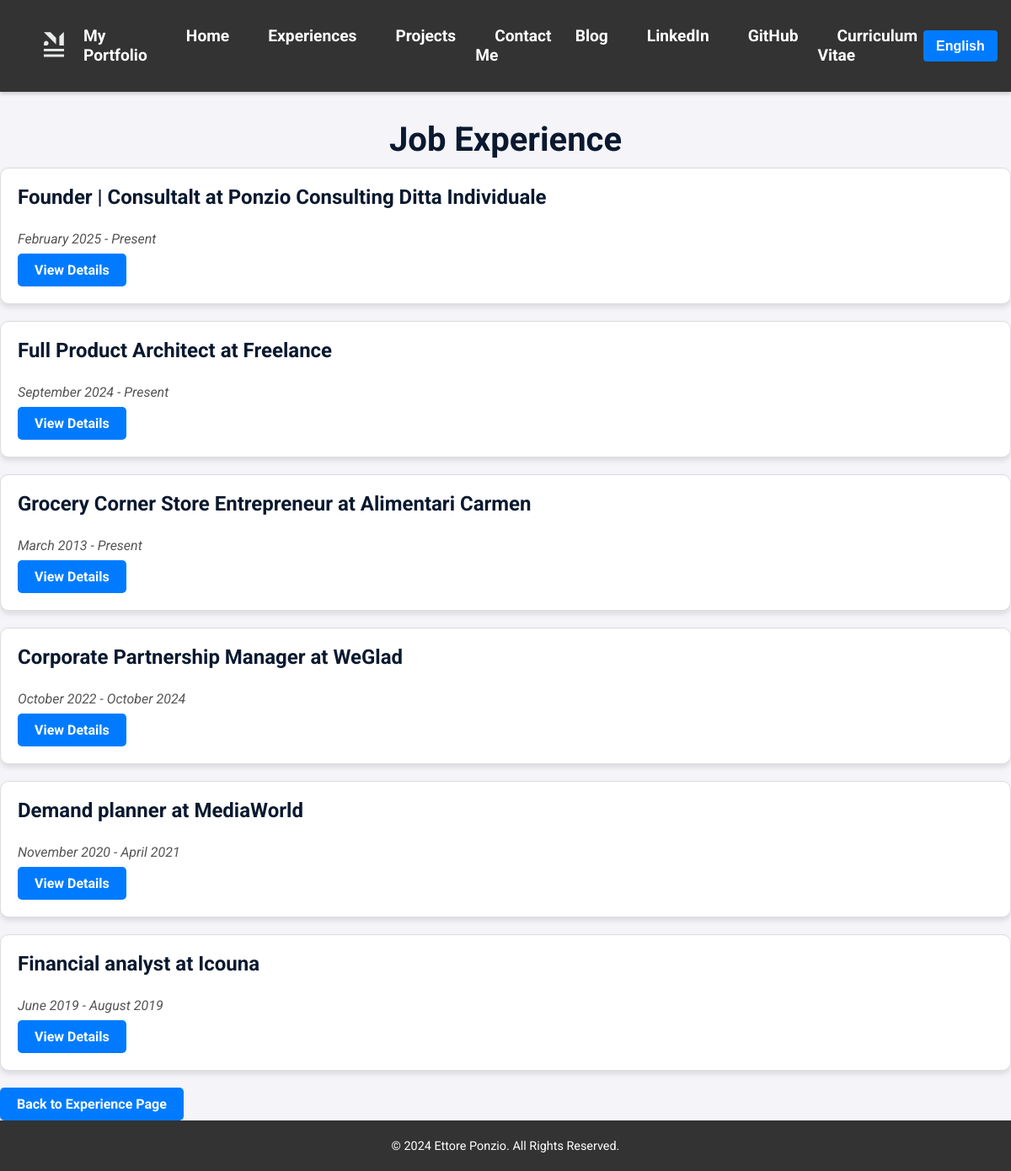
The page /en/job-experiences/ on the database its author committed.
### portfolio/models.py (models this page shows, shortened)
class JobExperience(models.Model):
    title_en = models.CharField(
        max_length=255,
        help_text=_("Job title in English (e.g., Software Developer)"),
        verbose_name=_("Title (EN)")
    )
    title_it = models.CharField(
        max_length=255,
        help_text=_("Job title in Italian (e.g., Sviluppatore Software)"),
        verbose_name=_("Title (IT)")
    )
    company = models.CharField(
        max_length=255,
        help_text=_("Company name"),
        verbose_name=_("Company")
    )
    start_date = models.DateField(
        help_text=_("Start date of the job"),
        verbose_name=_("Start Date")
    )
    end_date = models.DateField(
        null=True,
        blank=True,
        help_text=_("End date of the job (if applicable)"),
        verbose_name=_("End Date")
    )
    description_en = models.TextField(
        blank=True,
        help_text=_("Description of responsibilities or achievements in English"),
        verbose_name=_("Description (EN)")
    )
    description_it = models.TextField(
        blank=True,
        help_text=_("Description of responsibilities or achievements in Italian"),
        verbose_name=_("Description (IT)")
    )
    skills = models.ManyToManyField(
        'Skill',
        related_name="job_experiences",
        blank=True,
        help_text=_("Skills related to this job experience"),
        verbose_name=_("Skills")
    )
    class Meta:
        verbose_name = _("Job Experience")
        verbose_name_plural = _("Job Experiences")

### portfolio/views.py (the view)
# urls.py: path('job-experiences/', ViewJobExperienceList.as_view(), name='job_experience_list'),
class ViewJobExperienceList(ListView):
    model = JobExperience
    template_name = 'portfolio/job_experience_list.html'
    context_object_name = 'job_experiences'
    def get_queryset(self):
        user_language = get_language()  # Detect the current language (e.g., 'en' or 'it')
        present_jobs = JobExperience.objects.filter(end_date__isnull=True).order_by('-start_date')
        past_jobs = JobExperience.objects.filter(end_date__isnull=False).order_by('-start_date')
        queryset = list(present_jobs) + list(past_jobs)
        for job_experience in queryset:
            if user_language == 'it':
                job_experience.display_title = job_experience.title_it
                job_experience.display_description = job_experience.description_it
            else:
                job_experience.display_title = job_experience.title_en
                job_experience.display_description = job_experience.description_en
        return queryset
    def get_context_data(self, **kwargs):
        context = super().get_context_data(**kwargs)
        return context

### portfolio/templates/portfolio/job_experience_list.html (shortened to what this page needs)
{% extends 'portfolio/base.html' %}
{% load i18n %}
{% load static %}
{% block styles %}
    <link rel="stylesheet" href="{% static 'portfolio/css/job_experience_list.css' %}">
{% endblock %}
{% block content %}
<article class="job-experience-page">
    <header>
        <h1 class="page-title">{% trans "Job Experience" %}</h1>
    </header>
    {% if job_experiences %}
    <ul class="experience-list">
        {% for job in job_experiences %}
        <li class="experience-item">
            <h3>{{ job.display_title }} {% trans "at" %} {{ job.company }}</h3>
            <p class="time-period">
                <time datetime="{{ job.start_date|date:'Y-m-d' }}">{{ job.start_date|date:"F Y" }}</time> -
                {% if job.end_date %}
                <time datetime="{{ job.end_date|date:'Y-m-d' }}">{{ job.end_date|date:"F Y" }}</time>
                {% else %}
                {% trans "Present" %}
                {% endif %}
            </p>
            <a href="{% url 'portfolio:job_experience_detail' job.id %}" class="btn-detail">{% trans "View Details" %}</a>
        </li>
        {% endfor %}
    </ul>
    {% else %}
    <p>{% trans "No job experiences found." %}</p>
    {% endif %}
    <a href="{% url 'portfolio:education' %}" class="btn-detail">{% trans "Back to Experience Page" %}</a>
</article>
{% endblock %}

### portfolio/static/portfolio/css/job_experience_list.css (style rules this page uses)
:root { --primary-color: #007bff; --primary-color-dark: #0069d9; --secondary-color: #0A192F; --background-color: #f4f4f9; --text-color: #0A192F; --light-text-color: #555; --border-color: #ddd; --white-color: #ffffff; --hover-background-color: #f0f8ff; --box-shadow: 0 4px 6px rgba(0, 0, 0, 0.1); }
body { font-family: 'Roboto', 'sans-serif'; color: var(--text-color); background-color: var(--background-color); margin: 0; padding: 0; }
.page-title { text-align: center; font-size: 2.5rem; font-weight: bold; margin-bottom: 10px; max-width: 1000px; margin-left: auto; margin-right: auto; }
.experience-list { list-style: none; padding: 0; margin: 0; }
.experience-item { margin-bottom: 20px; background-color: var(--white-color); padding: 20px; border: 1px solid var(--border-color); border-radius: 10px; box-shadow: var(--box-shadow); box-sizing: border-box; transition: all 0.3s ease; }
.experience-item h3 { margin-top: 0; font-size: 1.5rem; color: var(--secondary-color); }
.experience-item .time-period { font-style: italic; color: var(--light-text-color); margin: 5px 0; }
.experience-item p { margin: 10px 0; font-size: 1rem; line-height: 1.5; }
.btn-detail { display: inline-block; padding: 10px 20px; background-color: var(--primary-color); color: var(--white-color); border: none; border-radius: 5px; text-decoration: none; font-weight: bold; text-align: center; transition: background-color 0.3s ease; cursor: pointer; box-sizing: border-box; }

### rows shown on the page
JobExperience: display_title "Founder | Consultalt", company "Ponzio Consulting Ditta Individuale", start_date "February 2025"
JobExperience: display_title "Full Product Architect", company "Freelance", start_date "September 2024"
JobExperience: display_title "Grocery Corner Store Entrepreneur", company "Alimentari Carmen", start_date "March 2013"
JobExperience: display_title "Corporate Partnership Manager", company "WeGlad", start_date "October 2022", end_date "October 2024"
JobExperience: display_title "Demand planner", company "MediaWorld", start_date "November 2020", end_date "April 2021"
JobExperience: display_title "Financial analyst", company "Icouna", start_date "June 2019", end_date "August 2019"

### other values the page prints
form field language "English"
